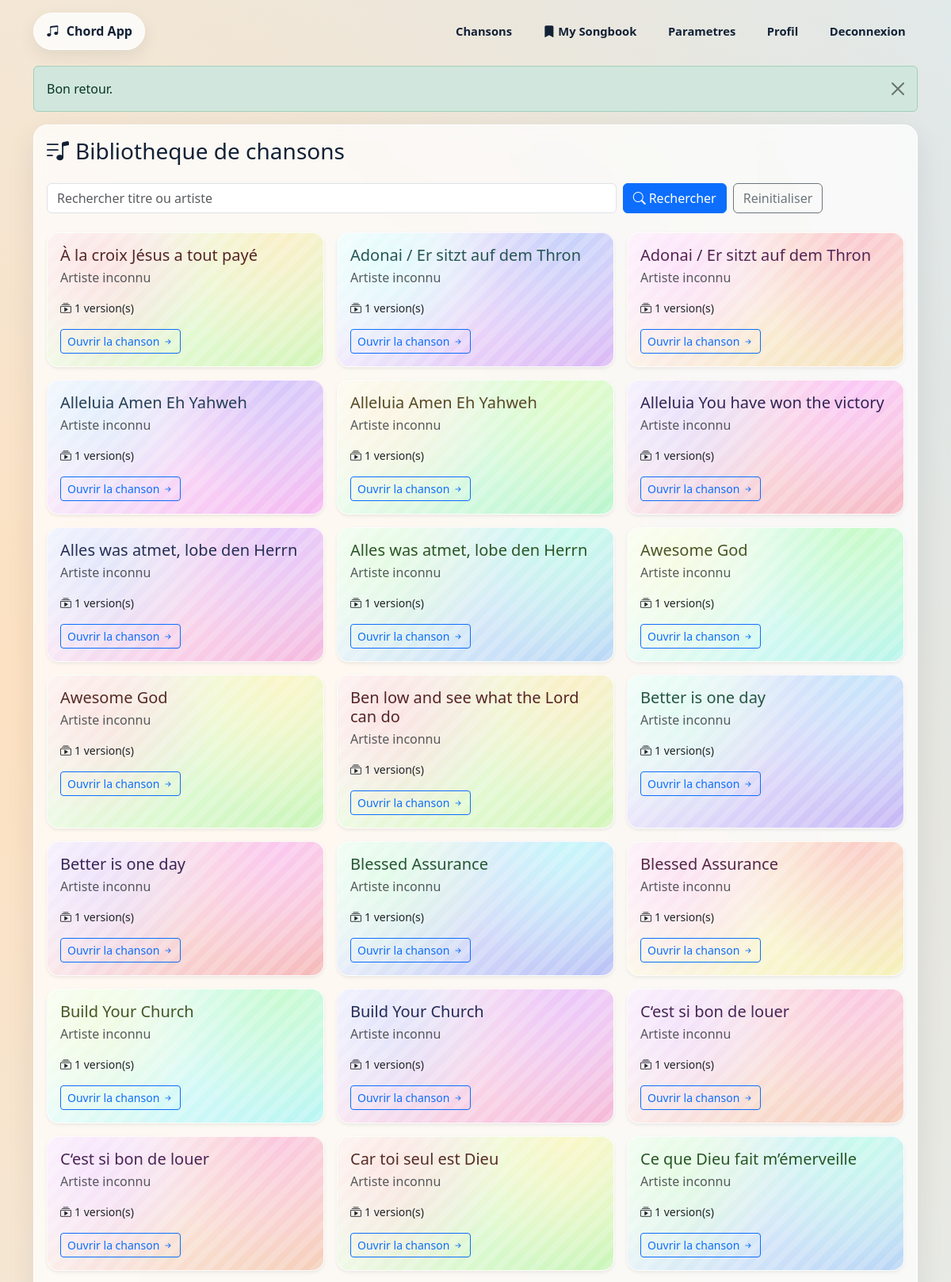
The page / (signed in, upper part) on the database its author committed.
### tables this page shows
CREATE TABLE IF NOT EXISTS songs (
    id INT UNSIGNED AUTO_INCREMENT PRIMARY KEY,
    title VARCHAR(255) NOT NULL,
    artist VARCHAR(255) DEFAULT '',
    audio_url VARCHAR(500) DEFAULT '',
    song_key VARCHAR(50) DEFAULT '',
    tuning VARCHAR(100) DEFAULT 'Standard (E A D G B E)',
    difficulty VARCHAR(50) DEFAULT 'Novice',
    rating_value DECIMAL(3,2) DEFAULT 0,
    rating_votes INT UNSIGNED DEFAULT 0,
    created_at TIMESTAMP DEFAULT CURRENT_TIMESTAMP,
    updated_at TIMESTAMP NULL DEFAULT NULL ON UPDATE CURRENT_TIMESTAMP
);

### includes/helpers.php (called while the page is built, shortened)
<?php
function translations(): array
{
    static $map = null;
    if (is_array($map)) {
        return $map;
    }
    $map = require __DIR__ . '/i18n.php';
    return $map;
}
function is_supported_language(string $lang): bool
{
    return isset(SUPPORTED_LANGUAGES[$lang]);
}
function current_language(): string
{
    $lang = $_SESSION['lang'] ?? APP_DEFAULT_LANGUAGE;
    return is_supported_language((string) $lang) ? (string) $lang : APP_DEFAULT_LANGUAGE;
}
function t(string $key, array $replace = []): string
{
    $map = translations();
    $lang = current_language();
    $line = $map[$lang][$key] ?? $map[APP_DEFAULT_LANGUAGE][$key] ?? $key;
    foreach ($replace as $placeholder => $value) {
        $line = str_replace('{' . $placeholder . '}', (string) $value, $line);
    }
    return $line;
}
function e(?string $value): string
{
    return htmlspecialchars((string) $value, ENT_QUOTES, 'UTF-8');
}
function url(string $path = ''): string
{
    return rtrim(BASE_URL, '/') . '/' . ltrim($path, '/');
}
function song_theme_vars(string $seed): string
{
    $hash = hash('sha256', $seed);
    $base = hexdec(substr($hash, 0, 8));
    $h1 = $base % 360;
    $h2 = ($h1 + 48) % 360;
    $h3 = ($h1 + 96) % 360;
    return '--song-a:hsl(' . $h1 . ' 78% 92%);'
        . '--song-b:hsl(' . $h2 . ' 84% 88%);'
        . '--song-c:hsl(' . $h3 . ' 76% 84%);'
        . '--song-ink:hsl(' . $h1 . ' 40% 24%);';
}

### includes/db.php (called while the page is built, shortened)
<?php
function db(): PDO
{
    static $pdo = null;
    if ($pdo instanceof PDO) {
        return $pdo;
    }
    $dsn = 'mysql:host=' . DB_HOST . ';port=' . DB_PORT . ';dbname=' . DB_NAME . ';charset=utf8mb4';
    $pdo = new PDO($dsn, DB_USER, DB_PASS, [
        PDO::ATTR_ERRMODE => PDO::ERRMODE_EXCEPTION,
        PDO::ATTR_DEFAULT_FETCH_MODE => PDO::FETCH_ASSOC,
    ]);
    return $pdo;
}

### public/index.php (the view, shortened to what this page needs)
<?php
$search = trim((string) ($_GET['q'] ?? ''));
$sql = 'SELECT s.id, s.title, s.artist, COUNT(v.id) AS version_count
        FROM songs s
        LEFT JOIN chord_versions v ON v.song_id = s.id
        WHERE (? = "" OR s.title LIKE ? OR s.artist LIKE ?)
        GROUP BY s.id
        ORDER BY s.title ASC';
$like = '%' . $search . '%';
$stmt = db()->prepare($sql);
$stmt->execute([$search, $like, $like]);
$songs = $stmt->fetchAll();
require_once __DIR__ . '/../includes/layout_top.php';
?>
<div class="d-flex align-items-center justify-content-between mb-4">
    <h1 class="h3 mb-0"><i class="bi bi-music-note-list me-2"></i><?= e(t('song_library')) ?></h1>
</div>
<form method="get" class="row g-2 mb-4">
    <div class="col-md-8">
        <input type="text" class="form-control" name="q" placeholder="<?= e(t('search_title_artist')) ?>" value="<?= e($search) ?>">
    </div>
    <div class="col-md-4 d-grid d-md-flex gap-2">
        <button class="btn btn-primary" type="submit"><i class="bi bi-search me-1"></i><?= e(t('search')) ?></button>
        <a class="btn btn-outline-secondary" href="<?= e(url('public/index.php')) ?>"><?= e(t('reset')) ?></a>
    </div>
</form>
<?php if (!$songs): ?>
    <div class="alert alert-info"><?= e(t('no_songs_yet')) ?></div>
<?php else: ?>
    <div class="row g-3">
        <?php foreach ($songs as $song): ?>
            <div class="col-md-6 col-lg-4">
                <div class="card song-card song-theme h-100 border-0 shadow-sm" style="<?= e(song_theme_vars((string) $song['id'] . '|' . (string) $song['title'])) ?>">
                    <div class="card-body">
                        <h2 class="h5 mb-1"><?= e($song['title']) ?></h2>
                        <p class="text-muted mb-3"><?= e($song['artist'] ?: t('unknown_artist')) ?></p>
                        <p class="small mb-3"><i class="bi bi-collection-play me-1"></i><?= e(t('version_count', ['count' => (string) ((int) $song['version_count'])])) ?></p>
                        <a class="btn btn-sm btn-outline-primary" href="<?= e(url('public/song.php?id=' . (int) $song['id'])) ?>">
                            <?= e(t('open_song')) ?> <i class="bi bi-arrow-right-short"></i>
                        </a>
                    </div>
                </div>
            </div>
        <?php endforeach; ?>
    </div>
<?php endif; ?>
<?php require_once __DIR__ . '/../includes/layout_bottom.php'; ?>

### public/assets/css/app.css (style rules this page uses)
:root { --bg-top: #fff2e0; --bg-bottom: #d9f1ff; --panel: #ffffff; --ink: #122136; --muted: #5f6b7d; --line: #d8e1ec; --accent: #f05d23; --accent-2: #0f80f7; }
body { min-height: 100vh; color: var(--ink); overflow-x: hidden; background: radial-gradient(circle at 15% 15%, #ffe0be 0%, transparent 35%), radial-gradient(circle at 85% 10%, #cae9ff 0%, transparent 38%), linear-gradient(160deg, var(--bg-top), var(--bg-bottom)); }
.song-card { border-radius: 0.95rem; transition: transform 0.15s ease, box-shadow 0.15s ease; }
.song-theme { position: relative; overflow: hidden; border: 1px solid rgba(255, 255, 255, 0.85) !important; background: radial-gradient(circle at 15% 20%, var(--song-a, #f7e9df) 0%, transparent 48%), radial-gradient(circle at 85% 0%, var(--song-b, #dcecff) 0%, transparent 50%), linear-gradient(145deg, #fff, var(--song-c, #f6f8ff)); }
.song-theme::after { content: ""; position: absolute; inset: 0; pointer-events: none; background: linear-gradient(120deg, rgba(255, 255, 255, 0.45), transparent 35%), repeating-linear-gradient(135deg, rgba(255, 255, 255, 0.18) 0 8px, rgba(255, 255, 255, 0) 8px 16px); }
.song-theme .card-body { position: relative; z-index: 1; }
.song-theme h2 { color: var(--song-ink, var(--ink)); }

### rows shown on the page
songs: title "À la croix Jésus a tout payé", artist "Artiste inconnu", version_count "1 version(s)"
songs: title "Adonai / Er sitzt auf dem Thron", artist "Artiste inconnu", version_count "1 version(s)"
songs: title "Adonai / Er sitzt auf dem Thron", artist "Artiste inconnu", version_count "1 version(s)"
songs: title "Alleluia Amen Eh Yahweh", artist "Artiste inconnu", version_count "1 version(s)"
songs: title "Alleluia Amen Eh Yahweh", artist "Artiste inconnu", version_count "1 version(s)"
songs: title "Alleluia You have won the victory", artist "Artiste inconnu", version_count "1 version(s)"
songs: title "Alles was atmet, lobe den Herrn", artist "Artiste inconnu", version_count "1 version(s)"
songs: title "Alles was atmet, lobe den Herrn", artist "Artiste inconnu", version_count "1 version(s)"
songs: title "Awesome God", artist "Artiste inconnu", version_count "1 version(s)"
songs: title "Awesome God", artist "Artiste inconnu", version_count "1 version(s)"
songs: title "Ben low and see what the Lord can do", artist "Artiste inconnu", version_count "1 version(s)"
songs: title "Better is one day", artist "Artiste inconnu", version_count "1 version(s)"
songs: title "Better is one day", artist "Artiste inconnu", version_count "1 version(s)"
songs: title "Blessed Assurance", artist "Artiste inconnu", version_count "1 version(s)"
songs: title "Blessed Assurance", artist "Artiste inconnu", version_count "1 version(s)"
songs: title "Build Your Church", artist "Artiste inconnu", version_count "1 version(s)"
songs: title "Build Your Church", artist "Artiste inconnu", version_count "1 version(s)"
songs: title "C‘est si bon de louer", artist "Artiste inconnu", version_count "1 version(s)"
songs: title "C‘est si bon de louer", artist "Artiste inconnu", version_count "1 version(s)"
songs: title "Car toi seul est Dieu", artist "Artiste inconnu", version_count "1 version(s)"
songs: title "Ce que Dieu fait m’émerveille", artist "Artiste inconnu", version_count "1 version(s)"

### other values the page prints
APP_NAME "Chord App"
t('songs') "Chansons"
t('settings') "Parametres"
t('profile') "Profil"
t('logout') "Deconnexion"
$flash['message'] "Bon retour."
t('song_library') "Bibliotheque de chansons"
t('search') "Rechercher"
t('reset') "Reinitialiser"
